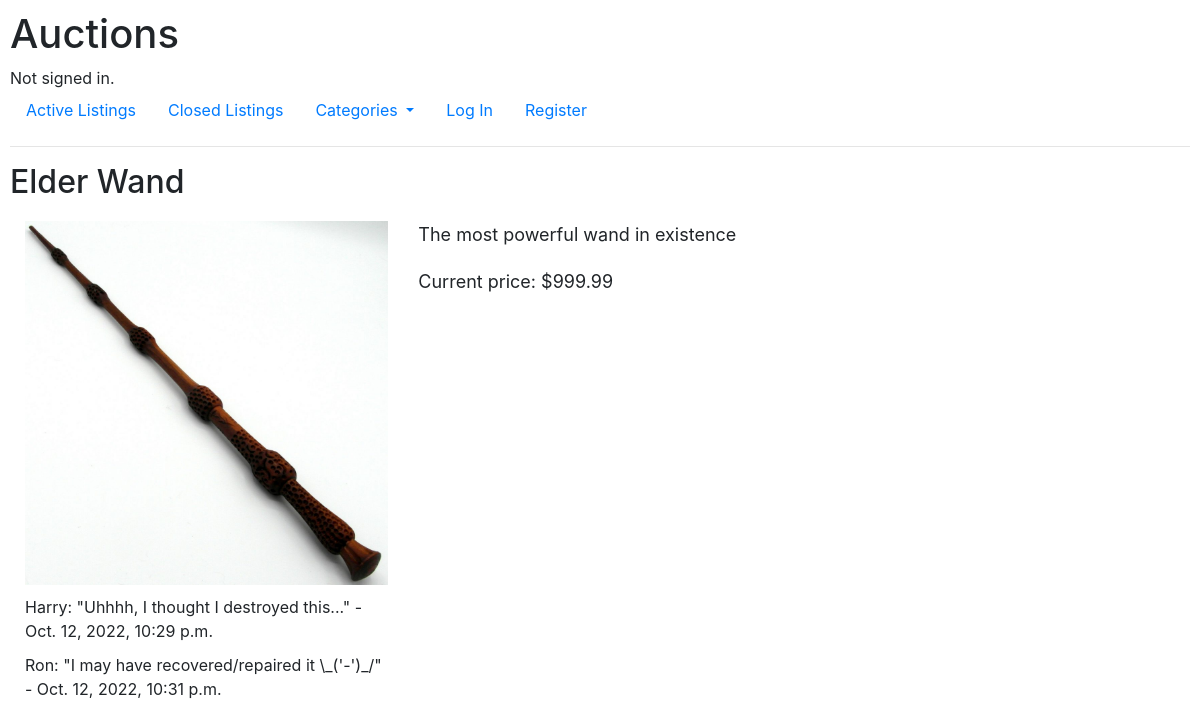
Before: /3 with the older database file.
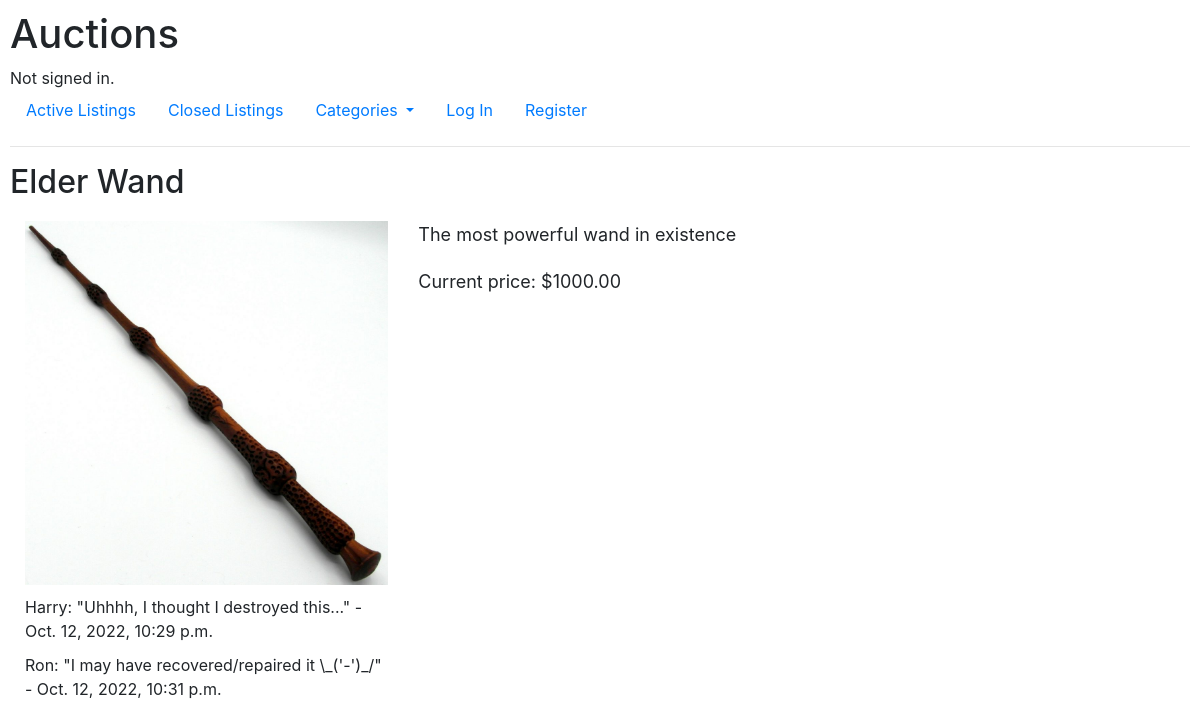
After: the same page with the newer database file.
### auctions/models.py (models this page shows, shortened)
class Listing(models.Model):
    title = models.CharField(max_length=64)
    description = models.TextField()
    image = models.ImageField(blank=True, upload_to='images')
    categories = Choices("Clothing/Footwear","Books","Electronics","Cosmetics","Toys","Home/Garden","Sport/Leisure", "Other")
    category = models.CharField(choices=categories, max_length=32)
    price = models.DecimalField(decimal_places=2, max_digits=10)
    lister = models.ForeignKey(User, on_delete=models.CASCADE, related_name="selling")
    active = models.BooleanField(default=True)
    watchers = models.ManyToManyField(User, blank=True, related_name="watching")
    time = models.DateTimeField("Time listed", auto_now_add=True)

### auctions/views.py (the view)
# urls.py: path("<int:listing_id>", views.listing, name="listing"),
def listing(request, listing_id):
    listing = Listing.objects.get(pk=listing_id)
    return render(request, "auctions/listing.html", {
        "listing": listing
    })

### auctions/models.py (called while the page is built)
    def __str__(self):
        return f'{self.commenter}: "{self.comment}"'

### auctions/templates/auctions/listing.html (shortened to what this page needs)
{% extends "auctions/layout.html" %}
{% block body %}
    <h2>{{ listing.title }}</h2>
    {% if listing.active %}
        <div class="big-listing">
            <div class="col-lg-4 col-md-4 col-sm-4">
                <img src="{{ listing.image.url }}" class="big-listing-image">
                {% for comment in listing.comments.all %}
                <div class="comment">
                    {{ comment }} - {{ comment.time }}
                </div>
                {% endfor %}
            </div>
            <div class="col-lg-6 col-md-8 col-sm-8">
                <div class="big-listing-description">{{ listing.description }}</div>
                <p class="big-listing-price">Current price: ${{ listing.price }}</p>
            </div>
        </div>
    {% endif %}
{% endblock %}

Changed rows visible on the page:
changed Listing "Elder Wand": price "999.99" → "1000.00"
